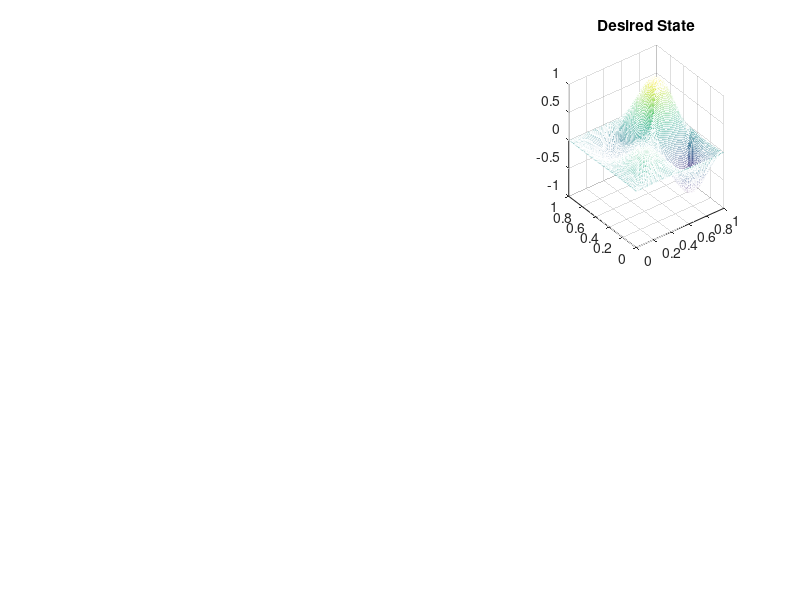

Here is the MATLAB script that generated this plot: (Note: this script raises an error after producing the figure.)
%% Optimal Control of Poisson Equation with upper-bounded constraints
% This code solves the optimal control problem for the semilinear equation
% \nabla^2 y + y^3 = u, y = 0 on the unit square and an l1 term in the
% functional to optimize

clear;


%% Coordinates
% We use a finite difference mesh with n mesh points:
n = 200;
h=1/(n+1);
[x1,y1]=meshgrid(h:h:1-h,h:h:1-h);

%% Desired state
desiredstate = @(x,y) sin(2*pi*x).*sin(2*pi*y).*exp(2*x)/6;
yd=feval(desiredstate,x1,y1);
figure(1)
subplot(2,3,3);
mesh(x1,y1,yd);
title('Desired State');
yd=reshape(yd,n^2,1);

%% Optimization parameters
alpha = 1e-3;  % L1 weight 
beta = 0.008;  % Regularization parameter

%% Auxiliary matrices: Laplacian, Identity and O matrices
L = discretelaplacian(n,h);
I = speye(n^2);
O = sparse(n^2,n^2);

%% Initialization
u=sparse(n^2,1);
y=sparse(n^2,1);
p=sparse(n^2,1);
lam=sparse(n^2,1);

%% Semismooth Newton
res=1; iter=0;
while res >= 1e-10
    iter=iter+1; % Increase iter counte
    % Semismooth Newton step 
    Y=spdiags(y,0,n^2,n^2); % Auxiliary matrices for the step
    P=spdiags(p,0,n^2,n^2);
    Ximax=spdiags(spones(max(0,u+1/alpha*(lam-beta))),0,n^2,n^2);
    Ximin=spdiags(spones(min(0,u+1/alpha*(lam+beta))),0,n^2,n^2);
    Xi=Ximax+Ximin;
    A=[L+3*Y.^2 -I O O
        -I+6*Y.*P O L+3*Y.^2 O
        O alpha*I I I
        O I-Xi O -1/alpha*Xi];
    F=[ -L*y-y.^3+u
        -L*p-3*Y.^2*p+y-yd
        -p-alpha*u-lam
        -u+max(0,u+1/alpha*(lam-beta))+min(0,u+1/alpha*(lam+beta))];
    delta=A\F;
    uprev=u;
    yprev=y;
    pprev=p;
    y=y+delta(1:n^2);
    u=u+delta(n^2+1:2*n^2);
    p=p+delta(2*n^2+1:3*n^2);
    lam=lam+delta(3*n^2+1:4*n^2);
    res=norm(u-uprev)+norm(y-yprev)+norm(p-pprev);
    fprintf("\t Iter %d Improvement %e ||F|| = %e\n",iter,res,norm(F));
    figure(1)
    subplot(2,3,1);
    contour(x1,y1,reshape(y,size(x1)));
    subplot(2,3,2);
    mesh(x1,y1,reshape(y,size(x1)));
    title('State')
    subplot(2,3,4);
    contour(x1,y1,reshape(u,size(x1)));
    subplot(2,3,5);
    mesh(x1,y1,reshape(u,size(x1)));
    title('Control')
    subplot(2,3,6)
    contourf(x1,y1,abs(reshape(u,size(x1))-reshape(yd,size(x1))));
    pause()    
end

function L = discretelaplacian(n,h)
%DICRETELAPLACIAN builds the 2D discrete Laplacian on the square with
%homogeneous Dirichlet BCs.
d(n:n:n^2) = 1;
d=d';
e=sparse(n^2,1);
e(1:n:(n-1)*n+1) = 1;
b = ones(n^2,1);
a = [b,b-d,-4*b,b-e,b];
L =-1/(h^2)*spdiags(a,[-n,-1,0,1,n],n^2,n^2);
end